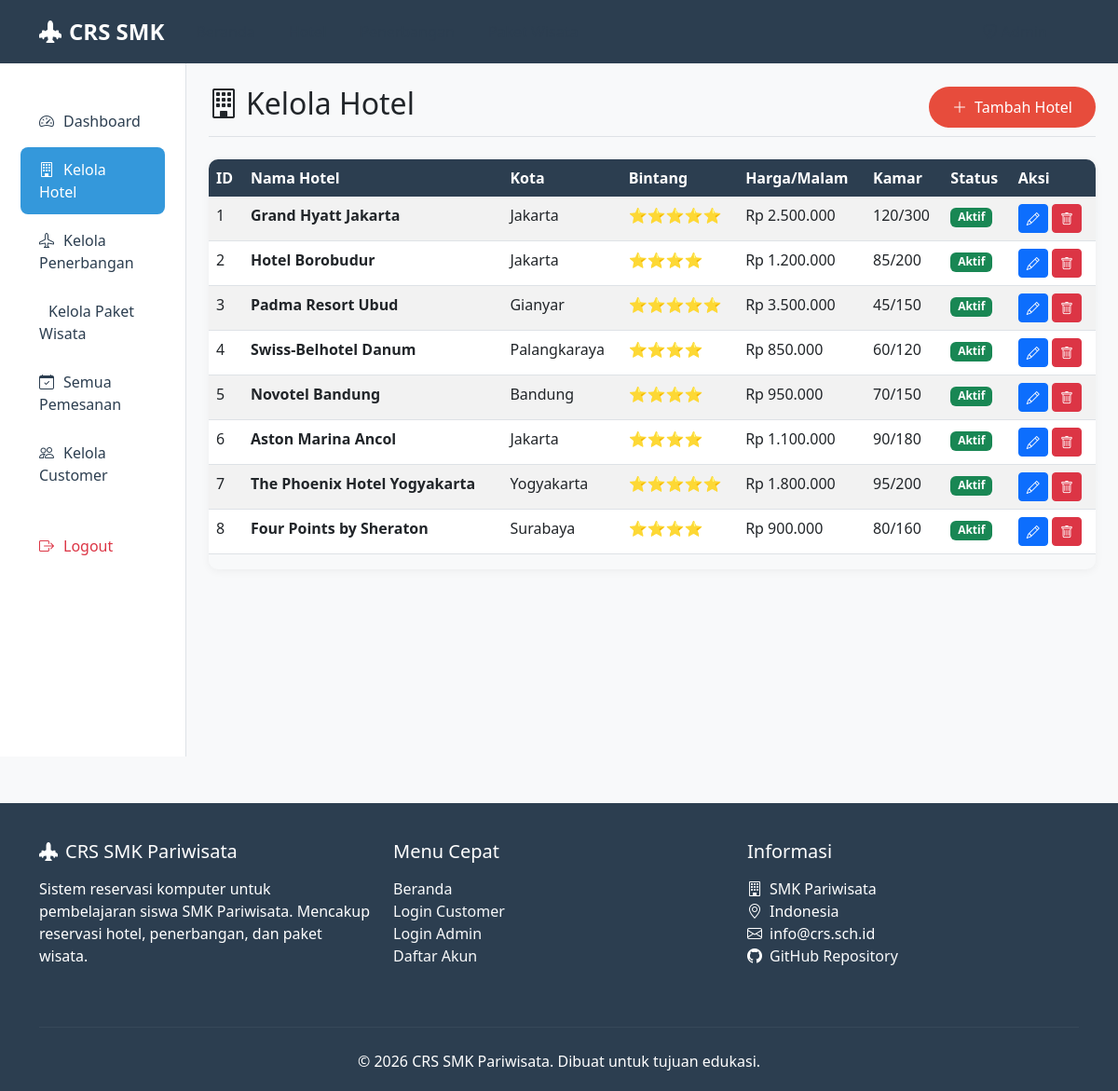
Page /admin/hotels.php (signed in) on the committed database.
### tables this page shows
CREATE TABLE hotels (
    id INT AUTO_INCREMENT PRIMARY KEY,
    name VARCHAR(100) NOT NULL,
    description TEXT,
    location VARCHAR(100) NOT NULL,
    address TEXT,
    city VARCHAR(50) NOT NULL,
    country VARCHAR(50) DEFAULT 'Indonesia',
    star_rating INT CHECK (star_rating BETWEEN 1 AND 5),
    facilities TEXT,
    contact_phone VARCHAR(20),
    contact_email VARCHAR(100),
    image_url VARCHAR(255),
    price_per_night DECIMAL(12,2) NOT NULL,
    total_rooms INT NOT NULL DEFAULT 0,
    available_rooms INT NOT NULL DEFAULT 0,
    is_active TINYINT(1) DEFAULT 1,
    created_at TIMESTAMP DEFAULT CURRENT_TIMESTAMP,
    updated_at TIMESTAMP DEFAULT CURRENT_TIMESTAMP ON UPDATE CURRENT_TIMESTAMP
);

### includes/db_connect.php (called while the page is built, shortened)
<?php
function formatRupiah($amount) {
    return 'Rp ' . number_format($amount, 0, ',', '.');
}
?>

### admin/hotels.php (the view, shortened to what this page needs)
<?php
require_once '../includes/db_connect.php';
require_once '../includes/header.php';
$hotels = $conn->query("SELECT * FROM hotels ORDER BY created_at DESC");
?>
<div class="container-fluid">
    <div class="row">
        <nav class="col-md-2 d-none d-md-block sidebar">
            <div class="position-sticky pt-3">
                <ul class="nav flex-column">
                    <li class="nav-item"><a class="nav-link" href="index.php"><i class="bi bi-speedometer2"></i>Dashboard</a></li>
                    <li class="nav-item"><a class="nav-link active" href="hotels.php"><i class="bi bi-building"></i>Kelola Hotel</a></li>
                    <li class="nav-item"><a class="nav-link" href="flights.php"><i class="bi bi-airplane"></i>Kelola Penerbangan</a></li>
                    <li class="nav-item"><a class="nav-link" href="packages.php"><i class="bi bi-suitcase-lg"></i>Kelola Paket Wisata</a></li>
                    <li class="nav-item"><a class="nav-link" href="bookings.php"><i class="bi bi-calendar-check"></i>Semua Pemesanan</a></li>
                    <li class="nav-item"><a class="nav-link" href="customers.php"><i class="bi bi-people"></i>Kelola Customer</a></li>
                    <li class="nav-item mt-4"><a class="nav-link text-danger" href="logout.php"><i class="bi bi-box-arrow-right"></i>Logout</a></li>
                </ul>
            </div>
        </nav>
        <main class="col-md-10 ms-sm-auto px-md-4 py-4">
            <div class="d-flex justify-content-between flex-wrap flex-md-nowrap align-items-center pb-2 mb-4 border-bottom">
                <h1 class="h2"><i class="bi bi-building me-2"></i>Kelola Hotel</h1>
                <button class="btn btn-custom" data-bs-toggle="modal" data-bs-target="#addHotelModal">
                    <i class="bi bi-plus-lg me-2"></i>Tambah Hotel
                </button>
            </div>
            <div class="table-responsive">
                <table class="table table-striped table-hover">
                    <thead>
                        <tr>
                            <th>ID</th>
                            <th>Nama Hotel</th>
                            <th>Kota</th>
                            <th>Bintang</th>
                            <th>Harga/Malam</th>
                            <th>Kamar</th>
                            <th>Status</th>
                            <th>Aksi</th>
                        </tr>
                    </thead>
                    <tbody>
                        <?php while($hotel = $hotels->fetch_assoc()): ?>
                        <tr>
                            <td><?php echo $hotel['id']; ?></td>
                            <td><strong><?php echo $hotel['name']; ?></strong></td>
                            <td><?php echo $hotel['city']; ?></td>
                            <td><?php echo str_repeat('⭐', $hotel['star_rating']); ?></td>
                            <td><?php echo formatRupiah($hotel['price_per_night']); ?></td>
                            <td><?php echo $hotel['available_rooms']; ?>/<?php echo $hotel['total_rooms']; ?></td>
                            <td>
                                <?php if($hotel['is_active']): ?>
                                    <span class="badge bg-success">Aktif</span>
                                <?php else: ?>
                                    <span class="badge bg-danger">Nonaktif</span>
                                <?php endif; ?>
                            </td>
                            <td>
                                <button class="btn btn-sm btn-primary" data-bs-toggle="modal" data-bs-target="#editHotel<?php echo $hotel['id']; ?>">
                                    <i class="bi bi-pencil"></i>
                                </button>
                                <form method="POST" action="" class="d-inline" onsubmit="return confirm('Yakin ingin menghapus?');">
                                    <button type="submit" name="delete_hotel" class="btn btn-sm btn-danger">
                                        <i class="bi bi-trash"></i>
                                    </button>
                                </form>
                            </td>
                        </tr>
                        <?php endwhile; ?>
                    </tbody>
                </table>
            </div>
        </main>
    </div>
</div>
<?php require_once '../includes/footer.php'; ?>

### assets/css/style.css (style rules this page uses)
:root { --primary-color: #2c3e50; --secondary-color: #e74c3c; --accent-color: #3498db; --success-color: #27ae60; --warning-color: #f39c12; --light-bg: #f8f9fa; --dark-bg: #34495e; }
body { font-family: 'Segoe UI', Tahoma, Geneva, Verdana, sans-serif; background-color: var(--light-bg); min-height: 100vh; display: flex; flex-direction: column; }
main { flex: 1; }
.btn-custom { background: var(--secondary-color); color: white; border: none; padding: 10px 25px; border-radius: 25px; transition: all 0.3s; }
.sidebar { min-height: calc(100vh - 56px); background: white; border-right: 1px solid #dee2e6; padding-top: 20px; }
.sidebar .nav-link { color: var(--primary-color); padding: 12px 20px; border-radius: 8px; margin: 2px 10px; transition: all 0.3s; }
.sidebar .nav-link:hover, .sidebar .nav-link.active { background: var(--accent-color); color: white; }
.sidebar .nav-link i { margin-right: 10px; width: 20px; text-align: center; }
.table-responsive { border-radius: 10px; overflow: hidden; box-shadow: 0 2px 10px rgba(0,0,0,0.05); }
.table thead th { background: var(--primary-color); color: white; font-weight: 600; border: none; }

### includes/header.php (style rules this page uses)
:root { --primary-color: #2c3e50; --secondary-color: #e74c3c; --accent-color: #3498db; --light-bg: #f8f9fa; }
body { font-family: 'Segoe UI', Tahoma, Geneva, Verdana, sans-serif; background-color: var(--light-bg); }
.btn-custom { background: var(--secondary-color); color: white; border: none; padding: 10px 25px; border-radius: 25px; transition: all 0.3s; }
.sidebar { min-height: calc(100vh - 56px); background: white; border-right: 1px solid #dee2e6; }
.nav-link { color: var(--primary-color); padding: 12px 20px; border-radius: 8px; margin: 2px 10px; }
.nav-link:hover, .nav-link.active { background: var(--accent-color); color: white; }
.table-responsive { border-radius: 10px; overflow: hidden; }

### rows in the picture
hotels: id "1", name "Grand Hyatt Jakarta", city "Jakarta", star_rating "⭐⭐⭐⭐⭐", price_per_night "Rp 2.500.000", available_rooms "120", total_rooms "300", is_active "Aktif"
hotels: id "2", name "Hotel Borobudur", city "Jakarta", star_rating "⭐⭐⭐⭐", price_per_night "Rp 1.200.000", available_rooms "85", total_rooms "200", is_active "Aktif"
hotels: id "3", name "Padma Resort Ubud", city "Gianyar", star_rating "⭐⭐⭐⭐⭐", price_per_night "Rp 3.500.000", available_rooms "45", total_rooms "150", is_active "Aktif"
hotels: id "4", name "Swiss-Belhotel Danum", city "Palangkaraya", star_rating "⭐⭐⭐⭐", price_per_night "Rp 850.000", available_rooms "60", total_rooms "120", is_active "Aktif"
hotels: id "5", name "Novotel Bandung", city "Bandung", star_rating "⭐⭐⭐⭐", price_per_night "Rp 950.000", available_rooms "70", total_rooms "150", is_active "Aktif"
hotels: id "6", name "Aston Marina Ancol", city "Jakarta", star_rating "⭐⭐⭐⭐", price_per_night "Rp 1.100.000", available_rooms "90", total_rooms "180", is_active "Aktif"
hotels: id "7", name "The Phoenix Hotel Yogyakarta", city "Yogyakarta", star_rating "⭐⭐⭐⭐⭐", price_per_night "Rp 1.800.000", available_rooms "95", total_rooms "200", is_active "Aktif"
hotels: id "8", name "Four Points by Sheraton", city "Surabaya", star_rating "⭐⭐⭐⭐", price_per_night "Rp 900.000", available_rooms "80", total_rooms "160", is_active "Aktif"
